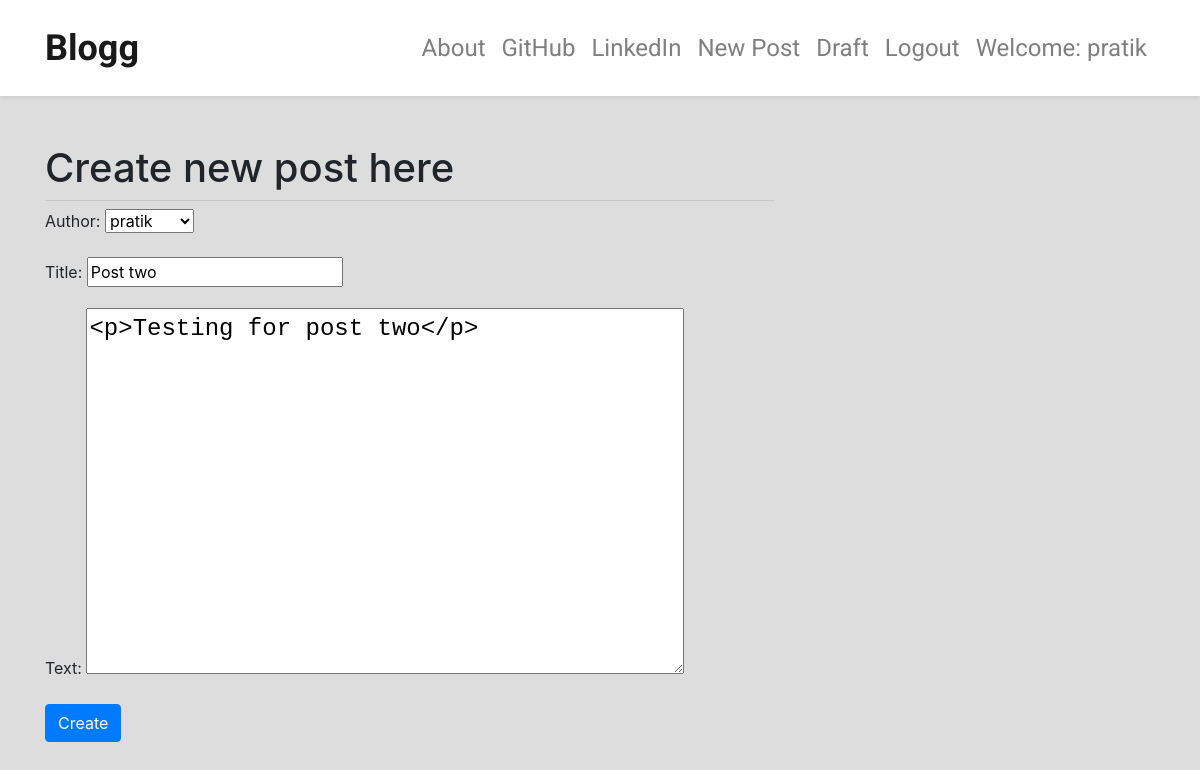
The app's page /post/5/edit/ (signed in) with its own data.
### blog/models.py (models this page shows, shortened)
class Post(models.Model):
    author = models.ForeignKey('auth.User', on_delete=models.CASCADE)
    title = models.CharField(max_length=200)
    text = models.TextField()
    create_date = models.DateTimeField(default=timezone.now)
    published_date = models.DateTimeField(blank=True, null=True)

### blog/views.py (the view)
# urls.py: re_path(r'^post/(?P<pk>\d+)/edit/$', views.PostUpdateView.as_view(), name='post_edit'),
class PostUpdateView(LoginRequiredMixin,UpdateView):
    login_url = '/login/'
    redirect_field_name = 'blog/post_detail.html'
    form_class = PostForm
    model = Post

### blog/forms.py
class PostForm(forms.ModelForm):
    class Meta():
        model = Post
        fields = ('author', 'title', 'text')
        widgets = {
            'title':forms.TextInput(attrs={'class':'textinputclass'}),
            'text':forms.Textarea(attrs={'class':'editable medium-editor-textarea postcontent'})
        }

### blog/templates/blog/post_form.html (shortened to what this page needs)
{% extends 'blog/base.html' %}
{% block content %}
  <h1>Create new post here</h1>
  <hr class="my-2">
  <form class="post-form" method="POST">
    {{ form.as_p }}
    <input type="submit" class="btn btn-primary" value="Create">
  </form>
{% endblock %}

### blog/templates/blog/base.html (shortened to what this page needs)
<!DOCTYPE html>
{% load staticfiles %}
<html lang="en">
  <head>
    <link rel="stylesheet" href="https://stackpath.bootstrapcdn.com/bootstrap/4.3.1/css/bootstrap.min.css">
    <link rel="stylesheet" href="//cdn.jsdelivr.net/npm/medium-editor@5.23.2/dist/css/medium-editor.min.css" type="text/css" media="screen" charset="utf-8">
    <link rel="stylesheet" href="{% static 'css/blog.css' %}">
  </head>
  <body>
    <nav class="navbar navbar-expand-lg navbar-light bg-light shadow-sm bg-white p-3 mb-5 sticky-top techfont">
      <div class="container">
        <a class="navbar-brand bigbrand" href="{% url 'post_list' %}"><strong>Blogg</strong></a>
        <div class="collapse navbar-collapse justify-content-end" id="navbarNav">
          <ul class="navbar-nav">
            <li class="nav-item"><a class="nav-link" href="{% url 'about' %}">About</a></li>
            <li class="nav-item"><a class="nav-link" href="https://www.github.com/">GitHub</a></li>
            <li class="nav-item"><a class="nav-link" href="https://wwww.linkedin.com/">LinkedIn</a></li>
            <ul class="navbar-nav">
            {% if user.is_authenticated %}
              <li class="nav-item"><a class="nav-link" href="{% url 'post_new' %}">New Post</a></li>
              <li class="nav-item"><a class="nav-link" href="{% url 'post_draft_list' %}">Draft</a></li>
              <li class="nav-item"><a class="nav-link" href="{% url 'logout' %}">Logout</a></li>
              <li class="nav-item"><a class="nav-link">Welcome: {{ user.username }}</a></li>
            {% else %}
              <li class="nav-item">
                <a class="nav-link" href="{% url 'login' %}">Login</a>
              </li>
            {% endif %}
            </ul>
          </ul>
        </div>
      </div>
    </nav>
    <div class="content container">
      <div class="row">
        <div class="col-md-8">
          <div class="blog_posts">
            {% block content %}
            {% endblock %}
          </div>
        </div>
      </div>
    </div>
  </body>
</html>

### blog/static/css/blog.css (style rules this page uses)
body { background:#ddd; }
.techfont { font-family: 'Roboto', sans-serif; font-size: 1.5em; margin-bottom: 10px; }
.bigbrand { font-size: 1.5em; }
.postcontent { font-family: monospace; font-size: 1.5em; }

### records on screen
Post: author "pratik", title "Post two", text "<p>Testing for post two</p>"

### other values on screen
{{ user.username }} "pratik"
